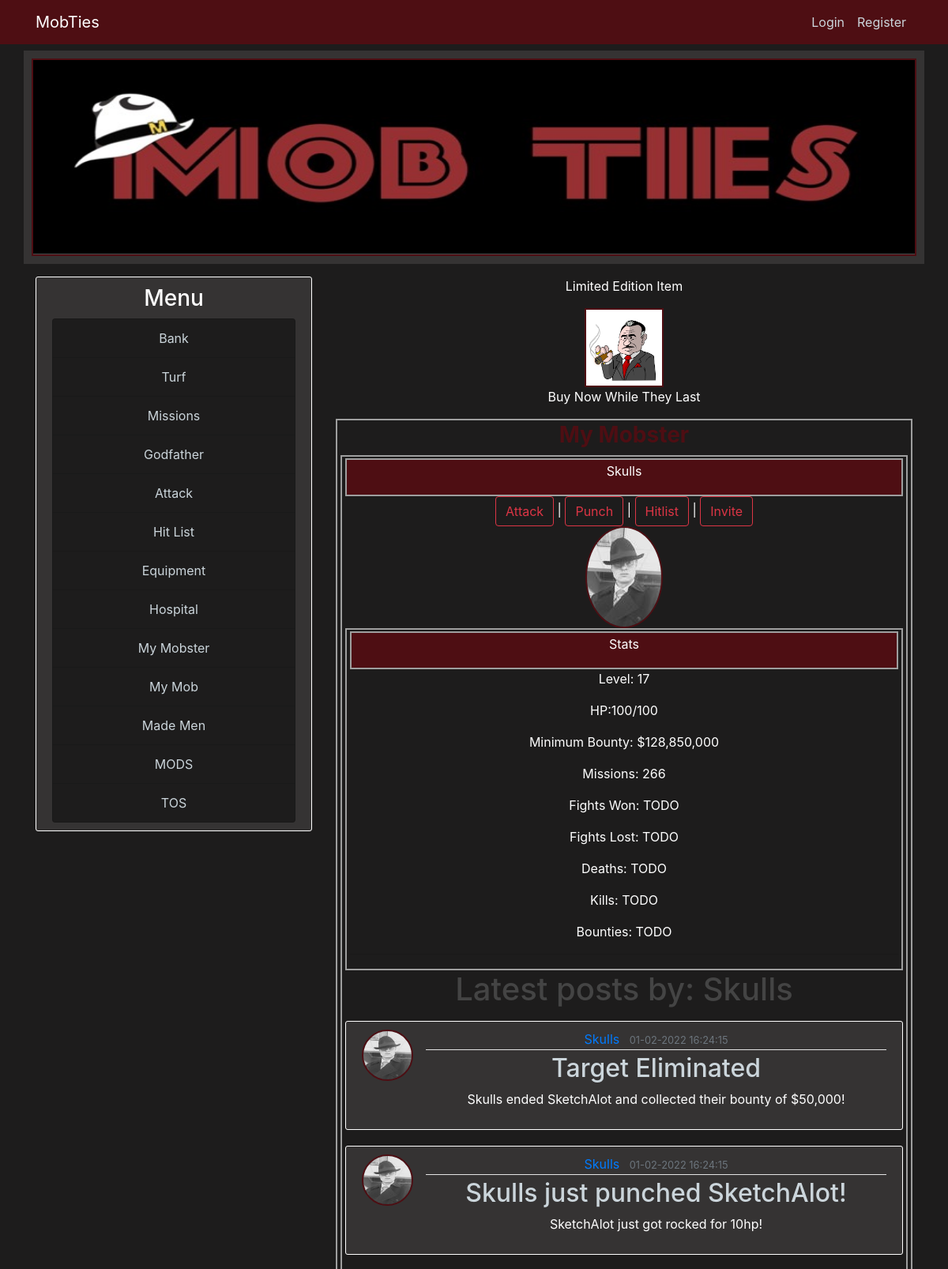
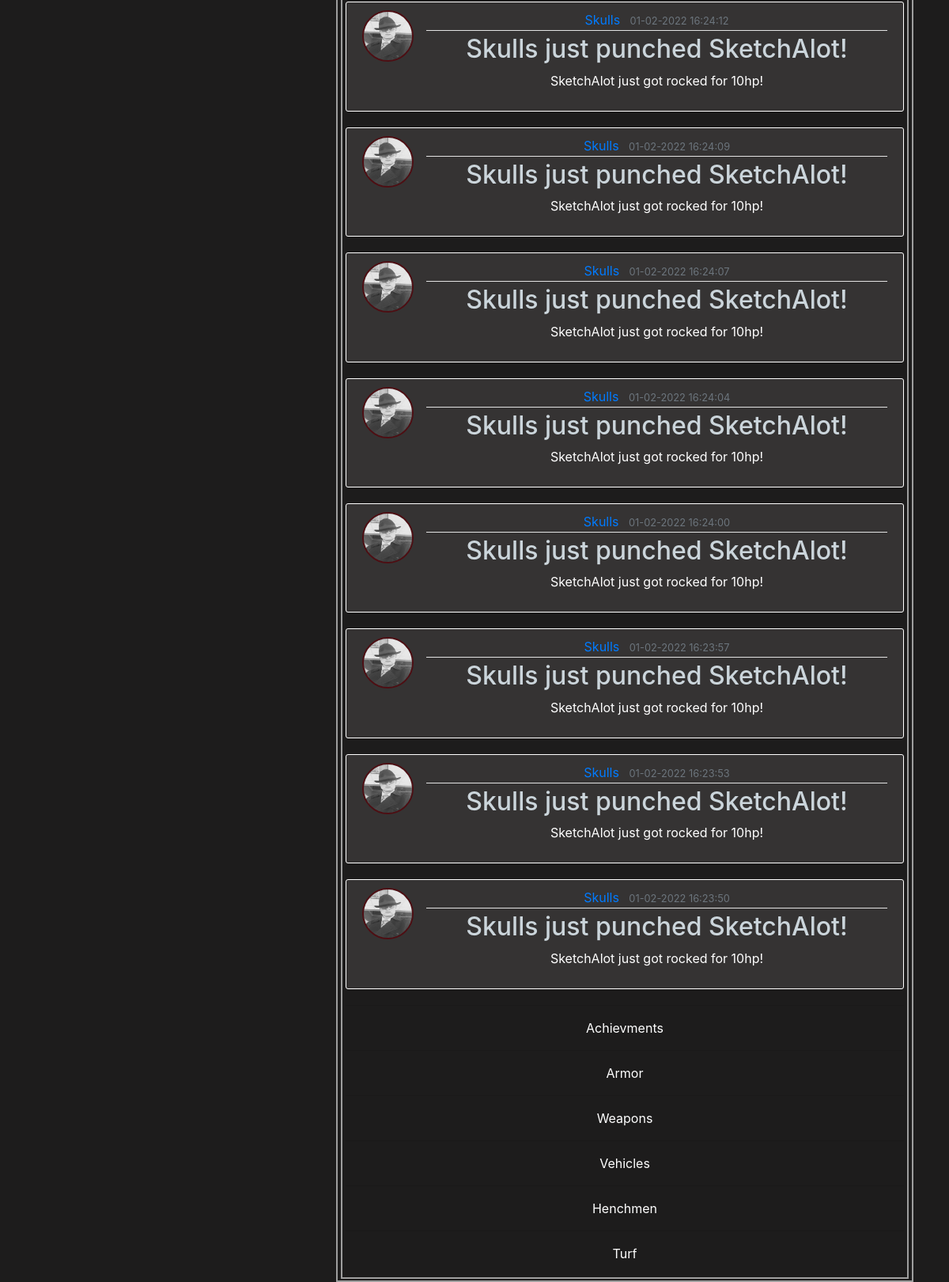
/my_mobster/4, run on an earlier commit of the app's database (2 pictures, top to bottom).
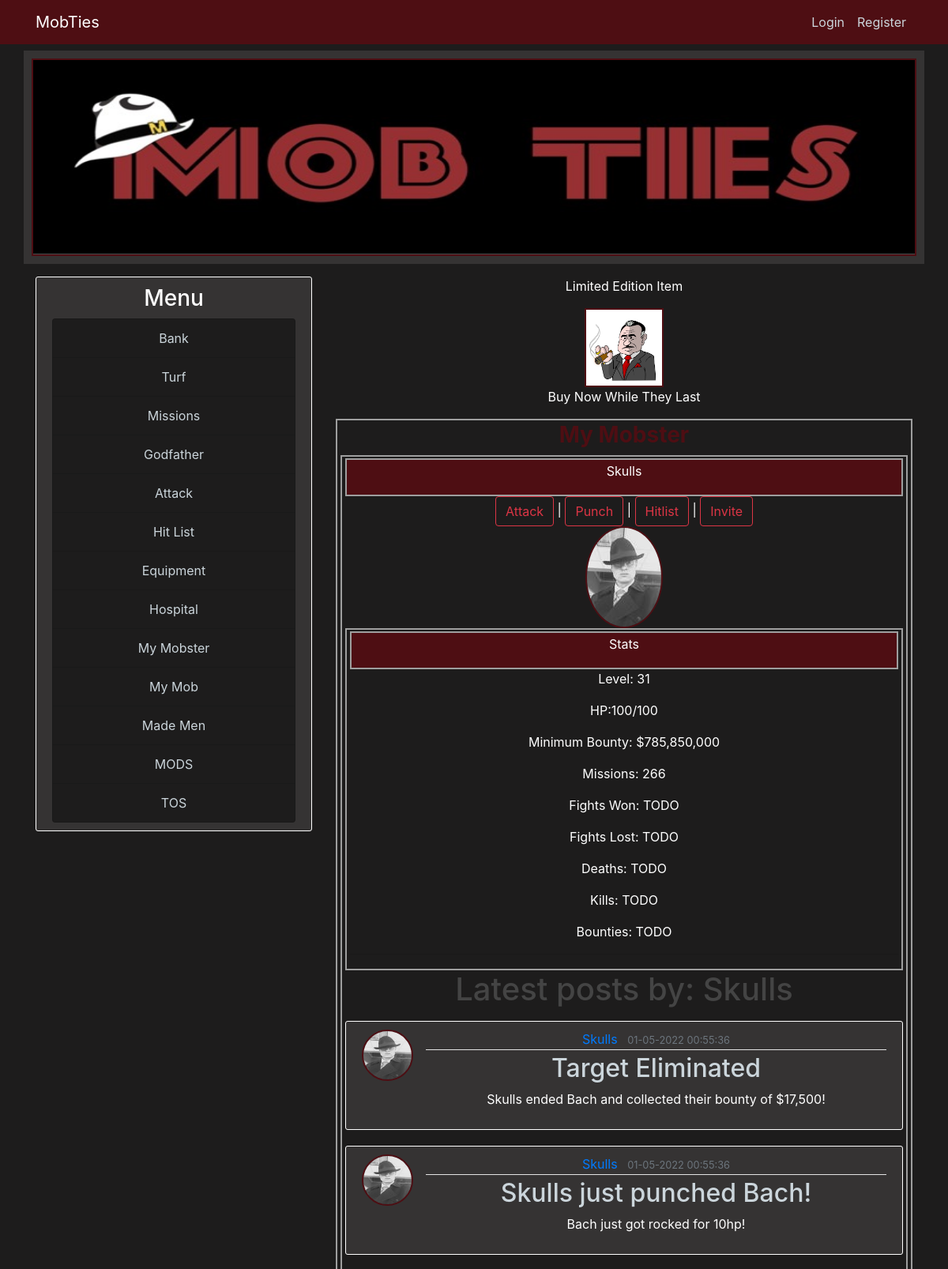
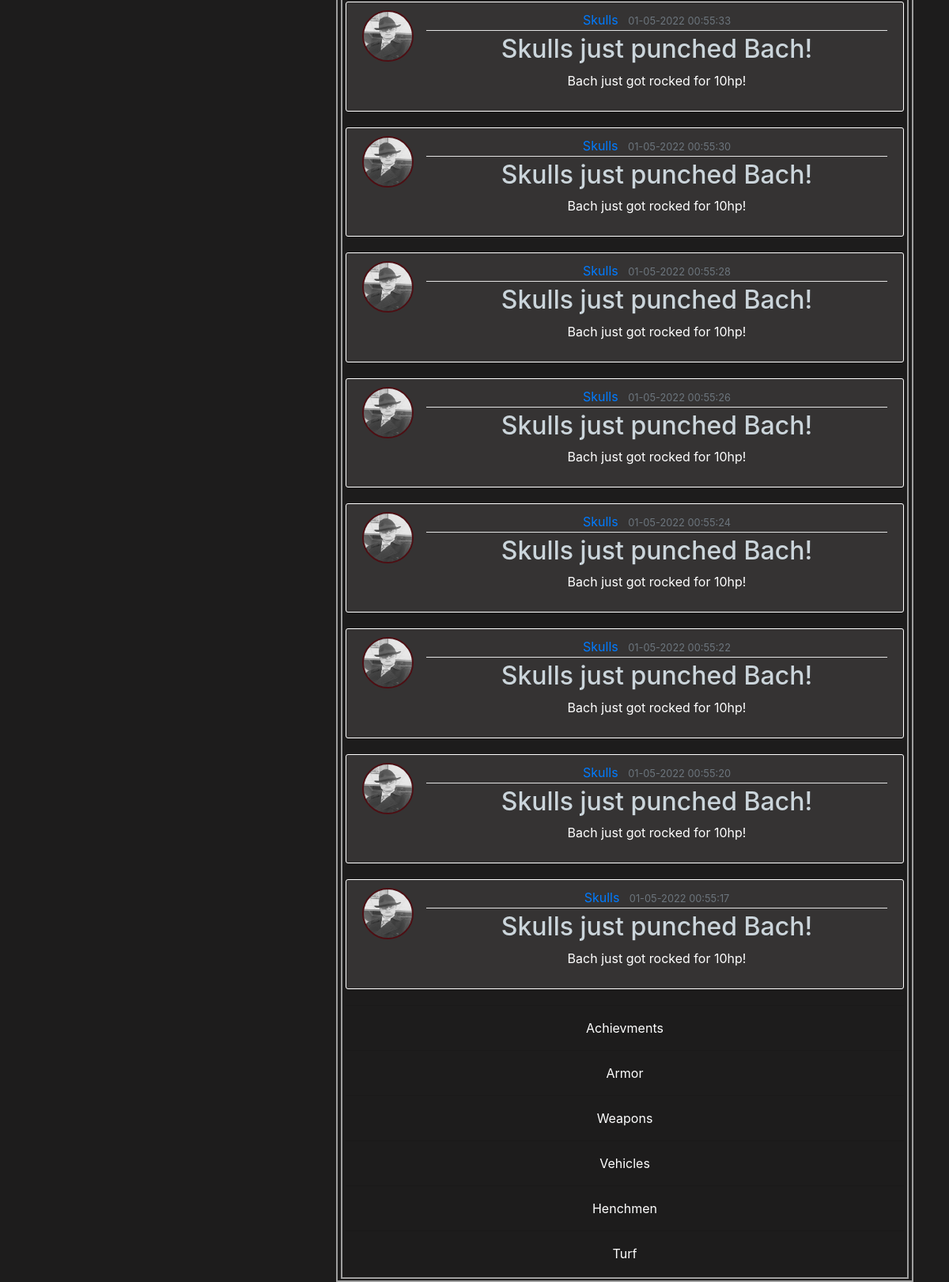
And on a later commit of the database (2 pictures, top to bottom).
### mobster/models.py (models this page shows, shortened)
class User_Stats(db.Model):
    id = db.Column(db.Integer, primary_key=True)
    user_level = db.Column(db.Integer, nullable=False, default=1)
    user_current_health = db.Column(db.Integer, default=100)
    user_max_health = db.Column(db.Integer, default=100)
    user_in_icu = db.Column(db.Boolean, default=False)
    user_health_thread_running = db.Column(db.Boolean, default=False)
    user_current_energy = db.Column(db.Integer, default=10)
    user_max_energy = db.Column(db.Integer, default=10)
    user_energy_thread_running = db.Column(db.Boolean, default=False)
    user_current_stamina = db.Column(db.Integer, default=10)
    user_max_stamina = db.Column(db.Integer, default=10)
    user_stamina_thread_running = db.Column(db.Boolean, default=False)
    user_experience = db.Column(db.Integer, nullable=False, default=0)
    user_total_income = db.Column(db.Integer, default=0)
    user_current_mission_id = db.Column(db.Integer, default=1)
    user_current_mission_stage = db.Column(db.Integer, default=1)
    user_total_missions_complete = db.Column(db.Integer, default=0)
    user_on_hitlist = db.Column(db.Boolean, default=False)
    user_current_bounty = db.Column(db.Integer, default=0)
    user_total_bounty_collected = db.Column(db.Integer, default=0)
    experience_to_level_up = db.Column(db.Integer, nullable=False, default=100)
    user_id = db.Column(db.Integer, db.ForeignKey('user.id'), nullable=False)

class Post(db.Model):
    id = db.Column(db.Integer, primary_key=True)
    title = db.Column(db.String(100), nullable=False)
    date_posted = db.Column(db.DateTime, nullable=False, default=datetime.utcnow)
    content = db.Column(db.Text, nullable=False)
    user_id = db.Column(db.Integer, db.ForeignKey('user.id'), nullable=False)

class User(db.Model, UserMixin):
    id = db.Column(db.Integer, primary_key=True)
    username = db.Column(db.String(22), unique=True, nullable=False)
    email = db.Column(db.String(120), unique=True, nullable=False)
    image_file = db.Column(db.String(20), nullable=False, default='default.jpg')
    password = db.Column(db.String(60), nullable=False)
    cash_on_hand = db.Column(db.Integer, default=0)
    cash_in_bank = db.Column(db.Integer, default=0)
    posts = db.relationship('Post', backref='author', lazy=True)
    items = db.relationship('User_Items', lazy=True)
    turf = db.relationship('User_Turf', lazy=True)
    stats = db.relationship('User_Stats', uselist=False)

### mobster/routes.py (the view)
@app.route("/my_mobster/<id>")
def my_mobster(id):
    user = User.query.filter_by(id=id).first_or_404()
    min_bounty = user.stats.user_total_income * 10
    posts = Post.query.filter_by(author=user).order_by(Post.date_posted.desc()).paginate(per_page=10)
    form = HospitalForm()
    hitlist_form = HitListForm()
    attack_form = AttackForm()
    invite_form = InviteForm()
    return render_template('game_templates/my_mobster.html', title='My Mobster', form=form, hitlist_form=hitlist_form, attack_form=attack_form, invite_form=invite_form, user=user, min_bounty=min_bounty, posts=posts)

### mobster/forms.py
class HospitalForm(FlaskForm):
    heal_submit = SubmitField('Heal')
    punch_submit = SubmitField('Punch')

class HitListForm(FlaskForm):
    bounty = IntegerField('Set Bounty', validators=[NumberRange(min=1)])
    hitlist_submit = SubmitField('Add to Hitlist')

### mobster/templates/game_templates/my_mobster.html (shortened to what this page needs)
{% extends "layout.html" %}
{% block body %}
    <div class="page-container">
        <div>
            <h3><b>My Mobster</b></h3>
            <div class="page-container">
                <div class="page-container-head">
                    <p>{{ user.username }}</p>
                </div>
                <div>
                    <button type="button" class="btn btn-outline-danger" data-toggle="modal" data-target="#attackModal">Attack</button>
                     | <form style="display:inline;" method="post" action="../hospital/punch/{{user.id}}">{{ form.punch_submit(class="btn btn-outline-danger") }}</form>
                      | <button type="button" class="btn btn-outline-danger" data-toggle="modal" data-target="#hitlistModal">Hitlist</button>
                       | <button type="button" class="btn btn-outline-danger" data-toggle="modal" data-target="#inviteModal">Invite</button>
                </div>
                <div>
                    <img class="rounded-circle" src="{{url_for('static',filename='images/' + user.image_file)}}" style="object-fit:cover">
                </div>
                <div class="page-container">
                    <div class="page-container-head">
                        <p>Stats</p>
                    </div>
                    <p>Level: {{ user.stats.user_level }}</p>
                    <p>HP:<span id="current_health">{{ user.stats.user_current_health }}</span>/<span id="max_health">{{ user.stats.user_max_health }}</span></p>
                    <p>Minimum Bounty: ${{ '{:,}'.format(min_bounty) }}</p>
                    <p>Missions: {{user.stats.user_total_missions_complete}}</p>
                    <p>Fights Won: TODO</p>
                    <p>Fights Lost: TODO</p>
                    <p>Deaths: TODO</p>
                    <p>Kills: TODO</p>
                    <p>Bounties: TODO</p>
                    <hr>
                </div>
                <div>
                    <h1 class="mb-3">Latest posts by: {{ user.username }}</h1>
                    {% for post in posts.items %}
                        <article class="media content-section">
                            <img class="rounded-circle article-img" src="{{ url_for('static', filename='images/' + post.author.image_file) }}" alt="Article Image">
                            <div class="media-body">
                                <div class="article-metadata">
                                    <a class="mr-2" href="{{ url_for('user_pages', username=post.author.username) }}">{{ post.author.username }}</a>
                                    <small class="text-muted">{{ post.date_posted.strftime('%m-%d-%Y %H:%M:%S') }}</small>
                                </div>
                                <h2><a class="article-title" href="{{ url_for('post', post_id=post.id) }}">{{ post.title }}</a></h2>
                                <p class="article-content">{{ post.content }}</p>
                            </div>
                        </article>
                    {% endfor %}
                </div>
                    <hr>
                    <p>Achievments</p>
                    <hr>
                    <p>Armor</p>
                    <hr>
                    <p>Weapons</p>
                    <hr>
                    <p>Vehicles</p>
                    <hr>
                    <p>Henchmen</p>
                    <hr>
                    <p>Turf</p>
                </div>
            </div>
        </div>
    </div>
    </div>
{% endblock %}

What changed in the data, as far as the page shows it:
no longer on this page (row unchanged): Post: image_file (picture), author.username "Skulls", date_posted "01-02-2022 16:24:15", title "Target Eliminated", content "Skulls ended SketchAlot and collected their bounty of $50,000!"
no longer on this page (row unchanged): Post: image_file (picture), author.username "Skulls", date_posted "01-02-2022 16:24:15", title "Skulls just punched SketchAlot!", content "SketchAlot just got rocked for 10hp!"
no longer on this page (row unchanged): Post: image_file (picture), author.username "Skulls", date_posted "01-02-2022 16:24:12", title "Skulls just punched SketchAlot!", content "SketchAlot just got rocked for 10hp!"
no longer on this page (row unchanged): Post: image_file (picture), author.username "Skulls", date_posted "01-02-2022 16:24:09", title "Skulls just punched SketchAlot!", content "SketchAlot just got rocked for 10hp!"
no longer on this page (row unchanged): Post: image_file (picture), author.username "Skulls", date_posted "01-02-2022 16:24:07", title "Skulls just punched SketchAlot!", content "SketchAlot just got rocked for 10hp!"
no longer on this page (row unchanged): Post: image_file (picture), author.username "Skulls", date_posted "01-02-2022 16:24:04", title "Skulls just punched SketchAlot!", content "SketchAlot just got rocked for 10hp!"
no longer on this page (row unchanged): Post: image_file (picture), author.username "Skulls", date_posted "01-02-2022 16:24:00", title "Skulls just punched SketchAlot!", content "SketchAlot just got rocked for 10hp!"
no longer on this page (row unchanged): Post: image_file (picture), author.username "Skulls", date_posted "01-02-2022 16:23:57", title "Skulls just punched SketchAlot!", content "SketchAlot just got rocked for 10hp!"
no longer on this page (row unchanged): Post: image_file (picture), author.username "Skulls", date_posted "01-02-2022 16:23:53", title "Skulls just punched SketchAlot!", content "SketchAlot just got rocked for 10hp!"
no longer on this page (row unchanged): Post: image_file (picture), author.username "Skulls", date_posted "01-02-2022 16:23:50", title "Skulls just punched SketchAlot!", content "SketchAlot just got rocked for 10hp!"
changed User_Stats: stats.user_level "17" → "31"
added Post: image_file (picture), author.username "Skulls", date_posted "01-05-2022 00:55:36", title "Target Eliminated", content "Skulls ended Bach and collected their bounty of $17,500!"
added Post: image_file (picture), author.username "Skulls", date_posted "01-05-2022 00:55:36", title "Skulls just punched Bach!", content "Bach just got rocked for 10hp!"
added Post: image_file (picture), author.username "Skulls", date_posted "01-05-2022 00:55:33", title "Skulls just punched Bach!", content "Bach just got rocked for 10hp!"
added Post: image_file (picture), author.username "Skulls", date_posted "01-05-2022 00:55:30", title "Skulls just punched Bach!", content "Bach just got rocked for 10hp!"
added Post: image_file (picture), author.username "Skulls", date_posted "01-05-2022 00:55:28", title "Skulls just punched Bach!", content "Bach just got rocked for 10hp!"
added Post: image_file (picture), author.username "Skulls", date_posted "01-05-2022 00:55:26", title "Skulls just punched Bach!", content "Bach just got rocked for 10hp!"
added Post: image_file (picture), author.username "Skulls", date_posted "01-05-2022 00:55:24", title "Skulls just punched Bach!", content "Bach just got rocked for 10hp!"
added Post: image_file (picture), author.username "Skulls", date_posted "01-05-2022 00:55:22", title "Skulls just punched Bach!", content "Bach just got rocked for 10hp!"
added Post: image_file (picture), author.username "Skulls", date_posted "01-05-2022 00:55:20", title "Skulls just punched Bach!", content "Bach just got rocked for 10hp!"
added Post: image_file (picture), author.username "Skulls", date_posted "01-05-2022 00:55:17", title "Skulls just punched Bach!", content "Bach just got rocked for 10hp!"
Also different on the page:
{{ '{:,}'.format(min_bounty) }}: "128,850,000" → "785,850,000"
